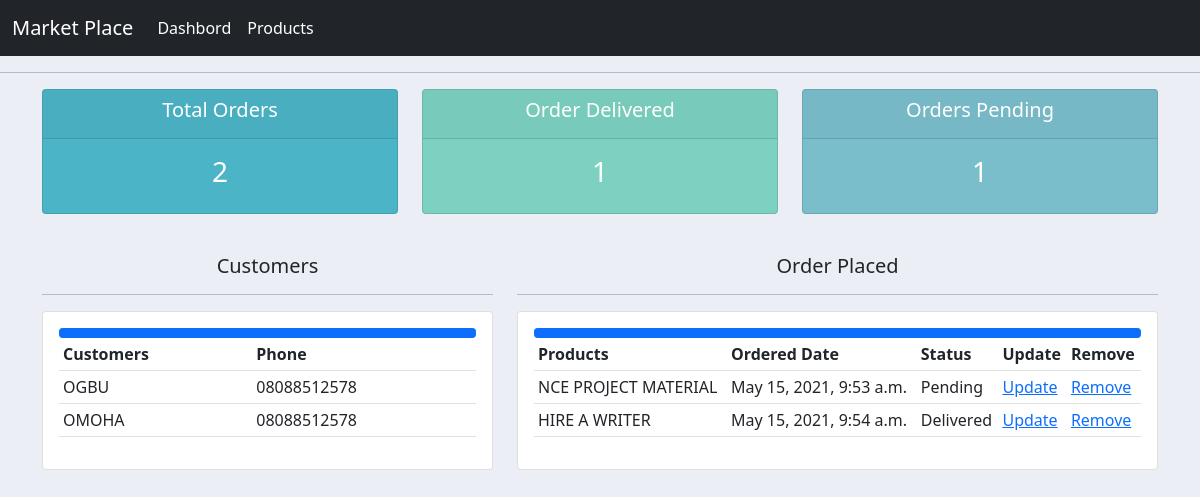
The page / on the database its author committed.
### market/models.py (models this page shows, shortened)
class Customer(models.Model):
	name = models.CharField(max_length = 200, null=True)
	phone = models.CharField(max_length = 200, null=True)
	email = models.CharField(max_length = 200, null=True)
	date_created = models.DateTimeField(auto_now_add = True, null=True)

class Order(models.Model):
	STATUS = (
		('Pending', 'Pending'),
		('Out of Delivery', 'Out of Delivery'),
		('Delivered', 'Delivered'),
		)
	date_created = models.DateTimeField(auto_now_add=True, null=True)
	status = models.CharField(max_length=200, null=True, choices=STATUS)
	customer = models.ForeignKey(Customer, null=True, on_delete = models.SET_NULL)
	product = models.ForeignKey(Product, null=True, on_delete = models.SET_NULL)

class Product(models.Model):
	CATEGORY = (
		('Indoor', 'Indoor'),
		('Outdoor', 'Outdoor'),
		)
	name = models.CharField(max_length=200, null=True)
	price = models.FloatField(null=True)
	category = models.CharField(max_length=200, null=True, choices =CATEGORY)
	description = models.CharField(max_length=200, null=True)
	date_created = models.DateTimeField(auto_now_add=True, null=True)
	tag = models.ManyToManyField(Tag)
	def __str__(self):
		return self.name

### market/views.py (the view)
# urls.py: 2. Add a URL to urlpatterns:  path('', views.home, name='home')
def home(request):
	orders = Order.objects.all()
	customers = Customer.objects.all()
	total_orders= orders.count()
	pending = orders.filter(status='Pending').count()
	delivered = orders.filter(status = 'Delivered').count()
	context = {'total_order': total_orders, 'pending': pending, 'Delivered':delivered, 'customers':customers,
	'orders':orders,
	 }
	return render(request, 'accounts/index.html', context)

### templates/accounts/index.html
{% extends 'accounts/main.html' %}
{% block content %}
{% include 'accounts/status.html'%}
<br>
<div class="container">
	<div class="row">
		<div class="col-md-5">
			<h5 class="text-center">Customers</h5>
			<hr>
			<div class="card card-body">
				<a href="" class="btn btn-primary btn-sm btn-block"></a>
					<table class="table table-sm">
						<tr>
							<th>Customers</th>
							<th>Phone</th>
						</tr>
						{% for customers in customers %}
						<tr>
							<td>{{customers.name}}</td>
							<td>{{customers.phone}}</td>
						</tr>
						{%endfor%}
					</table>
			</div>
		</div>
		<div class="col-md-7">
			<h5 class="text-center">Order Placed</h5>
			<hr>
			<div class="card card-body">
				<a href="" class="btn btn-primary btn-sm btn-block"></a>
					<table class="table table-sm">
						<tr>
							<th>Products</th>
							<th>Ordered Date</th>
							<th>Status</th>
							<th>Update</th>
							<th>Remove</th>
						</tr>
						{% for orders in orders %}
							<tr>
								<td>{{orders.product}}</td>
								<td>{{orders.date_created}}</td>
								<td>{{orders.status}}</td>
								<td><a href="">Update</a></td>
								<td><a href="">Remove</a></td>
							</tr>
						{% endfor %}
					</table>
			</div>
		</div>
	</div>
</div>
{% endblock %}

### templates/accounts/main.html (style rules this page uses)
body { background-color:#ebeff5; }

### rows shown on the page
Customer: name "OGBU", phone "08088512578"
Customer: name "OMOHA", phone "08088512578"
Order: product "NCE PROJECT MATERIAL", date_created "May 15, 2021, 9:53 a.m.", status "Pending"
Order: product "HIRE A WRITER", date_created "May 15, 2021, 9:54 a.m.", status "Delivered"

### other values the page prints
{{ total_order }} "2"
{{ Delivered }} "1"
{{ pending }} "1"
